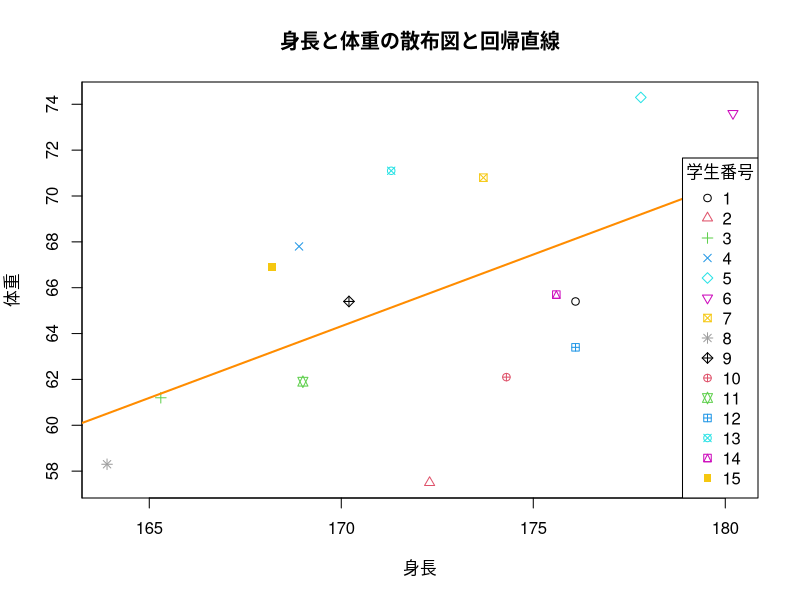

Recreate this plot in R.
#身長のデータ
x <- c(176.1, 172.3, 165.3, 168.9, 177.8, 180.2, 173.7, 163.9, 170.2, 174.3, 169, 176.1, 171.3, 175.6, 168.2)
#体重のデータ
y <- c(65.4, 57.5, 61.2, 67.8, 74.3, 73.6, 70.8, 58.3, 65.4, 62.1, 61.9, 63.4, 71.1, 65.7, 66.9)
#学生の番号
students <- c(1:15)

#グラフの作成
plot(x, y, pch = students, col = students, xlab = "身長", ylab = "体重", main = "身長と体重の散布図と回帰直線", yaxp=c(50, 90, 20))

#回帰直線の追加
fit <- lm(y ~ x)
abline(fit, col = "darkorange", lwd = 2)

#凡例の追加（学生の番号）
legend("bottomright", legend = students, pch = students, col = students, title = "学生番号")

#切片と傾きの取得
intercept <- fit$coefficient[1]
slope <- fit$coefficient[2]
print(paste("切片:", intercept))
print(paste("傾き:", slope))

fit_summary <- summary(fit)
print(paste("身長と体重の決定係数:", fit_summary$r.squared))

#------------

#国語のデータ
japanese <- c(84, 75, 29, 39, 73, 62, 71, 85, 88, 76, 52, 60, 77, 77, 72, 87)

#数学のデータ
math <- c(78, 72, 45, 66, 85, 70, 67, 97, 82, 81, 60, 73, 69, 90, 83, 86)

fit2 <- lm(math ~ japanese)
fit2_summary <- summary(fit2)
print(paste("国語と数学の決定係数:", fit2_summary$r.squared))
